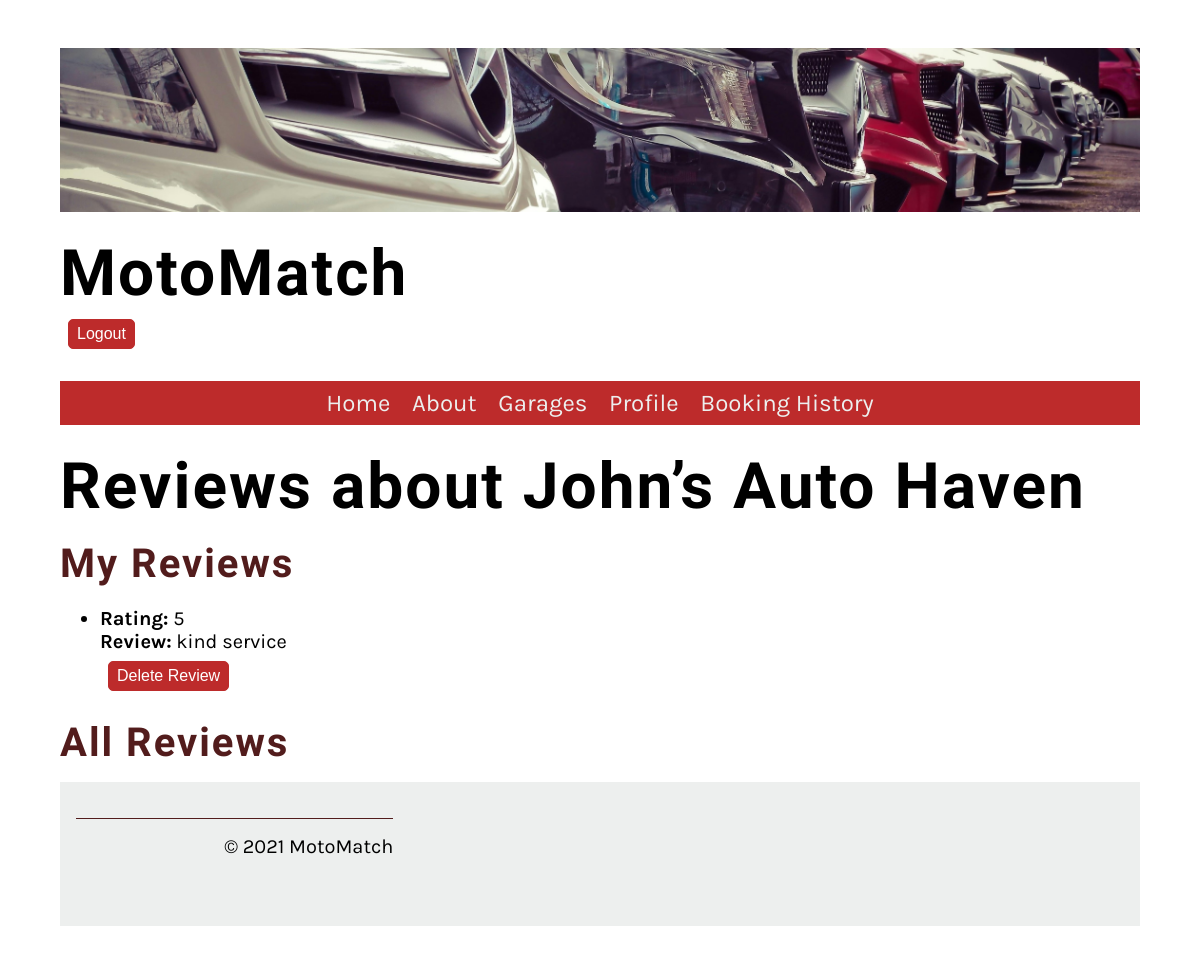
/Website/services/1/reviews/ (signed in), run on the app's committed database.
### Website/models.py (models this page shows, shortened)
class Service(models.Model):
    user = models.ForeignKey(User, on_delete=models.CASCADE)
    name = models.CharField(max_length=255)
    description = models.TextField()
    location = models.CharField(max_length=255)
    contact_details = models.CharField(max_length=255)
    available_spaces = models.PositiveIntegerField()
    image = models.ImageField(upload_to='service_images', default='service_images/default.jpg')

class Review(models.Model):
    user = models.ForeignKey(User, on_delete=models.CASCADE)
    service = models.ForeignKey(Service, on_delete=models.CASCADE)
    rating = models.PositiveIntegerField()
    review = models.TextField()

### Website/views.py (the view)
# urls.py: path('services/<int:service_id>/reviews/', review_view, name='reviews'),
def review_view(request, service_id):
    service_name = get_object_or_404(Service, id=service_id).name
    user_reviews = Review.objects.filter(user=request.user, service=service_id)
    reviews = Review.objects.filter(service=service_id)
    return render(request, 'reviews.html', {'reviews': reviews, 'user_reviews': user_reviews, 'service_name': service_name})

### Website/templatetags/custom_filters.py (called while the page is built)
@register.filter
def has_group(user, group_name):
    return user.groups.filter(name=group_name).exists()

### Website/templates/reviews.html (shortened to what this page needs)
{% extends 'base.html' %}
{% block content %}
<!DOCTYPE html>
<html lang="en">
<head>
</head>
<body>
    <h1>Reviews about {{ service_name }}</h1>
    <h2>My Reviews</h2>
    <ul>
        {% for review in user_reviews %}
            <li>
                <strong>Rating:</strong> {{ review.rating }}<br>
                <strong>Review:</strong> {{ review.review }}<br>
            </li>
            <form method="post" action="{% url 'delete_review' review.id %}">
                <button type="submit" class = "small_button">Delete Review</button>
            </form>
        {% endfor %}
    </ul>
    <h2>All Reviews</h2>
</body>
</html>
{% endblock %}

### Website/static/css/style.css (style rules this page uses)
body { font-family: 'Karla', sans-serif; margin-top: 3rem; margin-bottom: 3rem; margin-left: 5%; margin-right: 5%; }
h1, h2, h3, h4, h5, h6 { font-family: 'Markazi Text', serif; letter-spacing: 2px;; }
h1 { font-size: 4rem; margin-top: 1.5rem; margin-bottom: 0; }
h2 { font-size: 2.5rem; color: #521c1c; margin:1rem 0; }
p, ul { font-size: 1.25rem;; }
.small_button { padding: .25rem .5rem; border: 1px solid #bd2b2b; background-color: #bd2b2b; border-radius: 5px; font-size: 1rem; display: inline-block; color: #fff; line-height: 20px; margin: 0.5rem; }

### data on the page
Service: name "John’s Auto Haven"
Review: rating "5", review "kind service"
